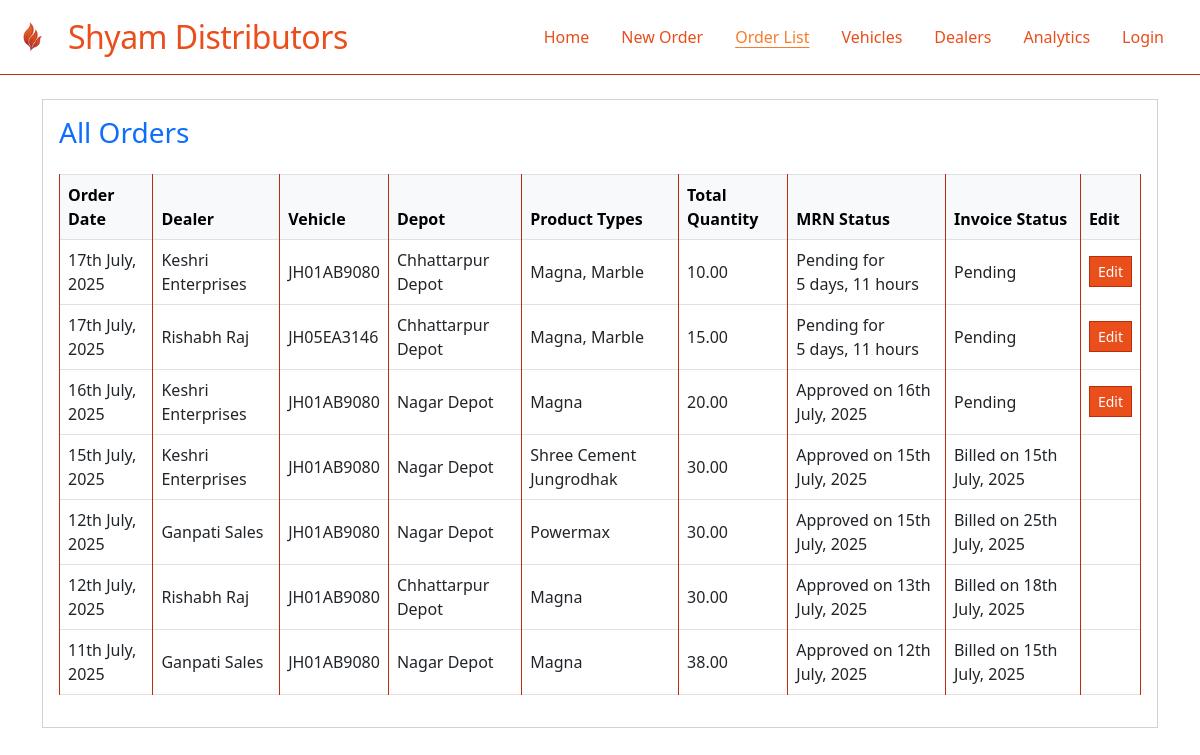
The app's page /orders/orders/, older data.
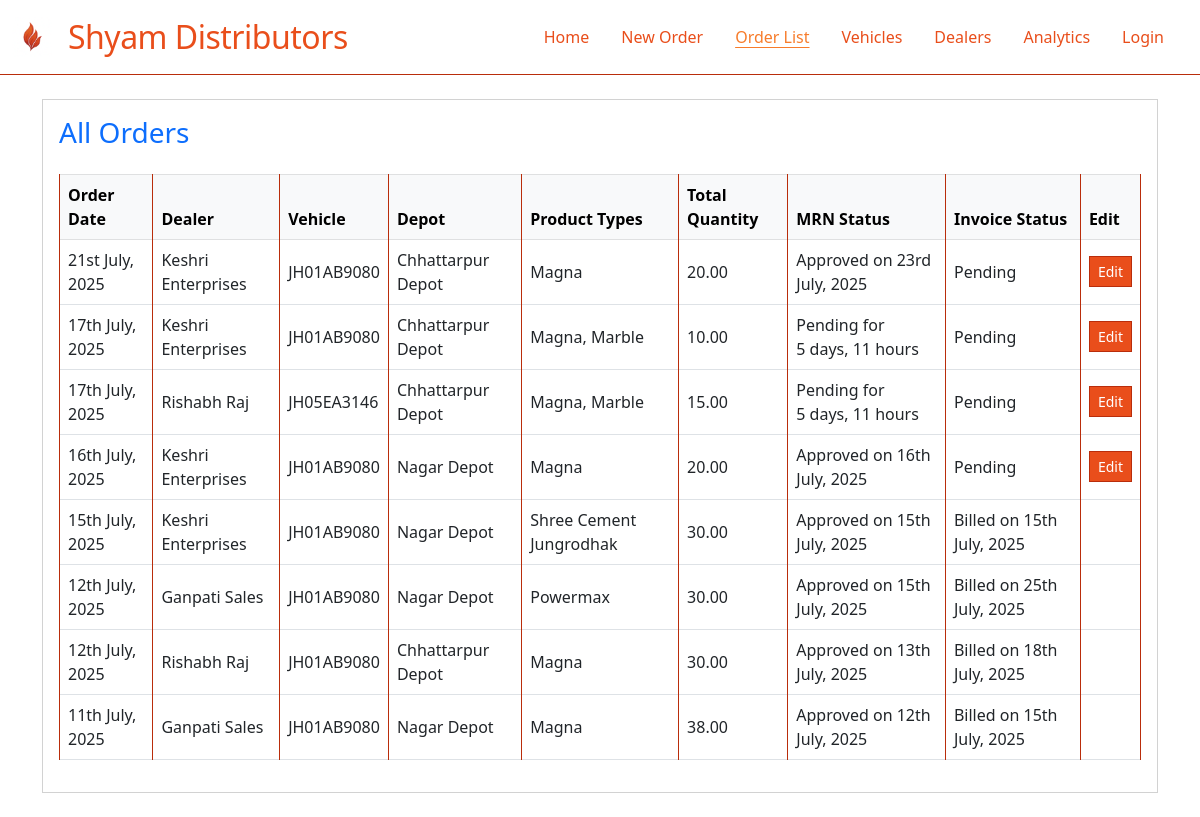
The same page, newer data.
### sylvia/models.py (models this page shows, shortened)
class BaseModel(models.Model):
    created_at = models.DateTimeField(auto_now_add=True)
    updated_at = models.DateTimeField(auto_now=True)
    created_by = models.ForeignKey(User, on_delete=models.SET_NULL, null=True, blank=True)
    class Meta:
        abstract = True

class Order(BaseModel):
    ORDER_STATUS_CHOICES = [
        ('PENDING', 'Pending'),
        ('CONFIRMED', 'Confirmed'),
        ('MRN_CREATED', 'MRN Created'),
        ('BILLED', 'Billed'),
    ]
    order_number = models.CharField(max_length=20, unique=True, editable=False)
    dealer = models.ForeignKey(Dealer, on_delete=models.CASCADE, related_name='orders')
    vehicle = models.ForeignKey(Vehicle, on_delete=models.CASCADE, related_name='orders')
    depot = models.ForeignKey(Depot, on_delete=models.CASCADE, related_name='orders')
    order_date = models.DateTimeField(default=timezone.now)
    mrn_date = models.DateField(null=True, blank=True)
    bill_date = models.DateField(null=True, blank=True)
    dispatch_date = models.DateTimeField(null=True, blank=True)
    delivery_date = models.DateTimeField(null=True, blank=True)
    status = models.CharField(max_length=20, choices=ORDER_STATUS_CHOICES, default='PENDING')
    remarks = models.TextField(blank=True)
    whatsapp_sent = models.BooleanField(default=False)
    whatsapp_sent_at = models.DateTimeField(null=True, blank=True)
    def get_total_quantity(self):
        return sum(item.quantity for item in self.order_items.all())
    class Meta:
        ordering = ['-order_date']

class Dealer(BaseModel):
    name = models.CharField(max_length=200)
    code = models.CharField(max_length=20, unique=True)
    contact_person = models.CharField(max_length=100, blank=True)
    phone = models.CharField(max_length=15, validators=[
        RegexValidator(regex=r'^\+?1?\d{9,15}$', message="Enter a valid phone number.")
    ])
    whatsapp_number = models.CharField(max_length=15, blank=True, validators=[
        RegexValidator(regex=r'^\+?1?\d{9,15}$', message="Enter a valid WhatsApp number.")
    ])
    email = models.EmailField(blank=True)
    address = models.TextField(blank=True)
    city = models.CharField(max_length=50, blank=True)
    state = models.CharField(max_length=50, blank=True)
    pincode = models.CharField(max_length=6, blank=True)
    gstin = models.CharField(max_length=15, blank=True, unique=True, null=True)
    is_active = models.BooleanField(default=True)
    credit_limit = models.DecimalField(max_digits=10, decimal_places=2, default=0)
    credit_days = models.IntegerField(default=0)
    class Meta:
        ordering = ['name']

class Vehicle(BaseModel):
    truck_number = models.CharField(max_length=20, unique=True, validators=[
        RegexValidator(
            regex=r'^[A-Z]{2}\d{2}[A-Z]{1,2}\d{4}$',
            message="Enter a valid truck number (e.g., CG15EA0464)"
        )
    ])
    owner_name = models.CharField(max_length=100, blank=True)
    driver_name = models.CharField(max_length=100, blank=True)
    driver_phone = models.CharField(max_length=15, blank=True)
    capacity = models.DecimalField(max_digits=6, decimal_places=2, default=0)  # in MT
    vehicle_type = models.CharField(max_length=50, choices=[
        ('TRUCK', 'Truck'),
        ('TRAILER', 'Trailer'),
        ('CONTAINER', 'Container'),
        ('OTHER', 'Other')
    ], default='TRUCK')
    is_active = models.BooleanField(default=True)
    class Meta:
        ordering = ['truck_number']

class Depot(BaseModel):
    name = models.CharField(max_length=100, unique=True)
    code = models.CharField(max_length=10, unique=True)
    address = models.TextField(blank=True)
    city = models.CharField(max_length=50)
    state = models.CharField(max_length=50)
    pincode = models.CharField(max_length=6, blank=True)
    is_active = models.BooleanField(default=True)
    class Meta:
        ordering = ['name']

class OrderItem(BaseModel):
    order = models.ForeignKey(Order, on_delete=models.CASCADE, related_name='order_items')
    product = models.ForeignKey(Product, on_delete=models.CASCADE)
    quantity = models.DecimalField(max_digits=8, decimal_places=2)
    unit_price = models.DecimalField(max_digits=10, decimal_places=2, default=0)
    class Meta:
        unique_together = ['order', 'product']

class Product(BaseModel):
    name = models.CharField(max_length=100, unique=True)
    code = models.CharField(max_length=20, unique=True)
    description = models.TextField(blank=True)
    unit = models.CharField(max_length=20, default='MT')  # Metric Ton
    is_active = models.BooleanField(default=True)
    class Meta:
        ordering = ['name']

### orders/views_order_list.py (the view)
# urls.py: path('orders/', order_list, name='order_list'),
def order_list(request):
    orders = Order.objects.all().order_by('-order_date')
    return render(request, 'orders/order_list.html', {'orders': orders})

### orders/templates/orders/order_list.html
{% extends 'base.html' %}
{% load static %}
{% block content %}
<div class="container py-4">
  <div class="card shadow-sm">
    <div class="card-body">
      <h3 class="mb-4 text-primary">All Orders</h3>
      <table class="table table-bordered table-hover align-middle">
        <thead class="table-light">
          <tr>
            <th>Order Date</th>
            <th>Dealer</th>
            <th>Vehicle</th>
            <th>Depot</th>
            <th>Product Types</th>
            <th>Total Quantity</th>
            <th>MRN Status</th>
            <th>Invoice Status</th>
            <th>Edit</th>
          </tr>
        </thead>
        <tbody>
          {% for order in orders %}
          <tr>
            <td>{{ order.order_date|date:'jS F, Y' }}</td>
            <td>{{ order.dealer.name }}</td>
            <td>{{ order.vehicle.truck_number }}</td>
            <td>{% if order.depot %}{{ order.depot.name }}{% endif %}</td>
            <td>
              {% for item in order.order_items.all %}
                {{ item.product.name }}{% if not forloop.last %}, {% endif %}
              {% endfor %}
            </td>
            <td>{{ order.get_total_quantity }}</td>
            <td>
              {% if order.mrn %}
                Approved on {{ order.mrn_date|date:'jS F, Y' }}
              {% else %}
                Pending for {{ order.order_date|timesince }}
              {% endif %}
            </td>
            <td>
              {% if order.bill_date %}
                Billed on {{ order.bill_date|date:'jS F, Y'  }}
              {% else %}
                Pending
              {% endif %}
            </td>
            <td>
              {% if order.status == 'PENDING' or order.status == 'MRN_CREATED' %}
                <a href="{% url 'update_order' order.id %}" class="btn btn-sm btn-primary">Edit</a>
              {% endif %}
            </td>
          </tr>
          {% empty %}
          <tr><td colspan="11" class="text-center">No orders found.</td></tr>
          {% endfor %}
        </tbody>
      </table>
    </div>
  </div>
</div>
{% endblock %}

Row changes from the older to the newer data that the page shows:
added Order: order_date "21st July, 2025", dealer.name "Keshri Enterprises", vehicle.truck_number "JH01AB9080", depot.name "Chhattarpur Depot", get_total_quantity "20.00", mrn_date "23rd July, 2025", shows "Pending", status "Edit"
added OrderItem: product.name "Magna", shown under "21st July, 2025"
